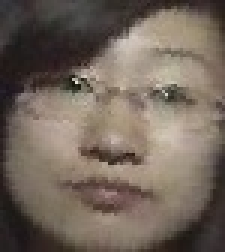
#> input picture facecap/098/67.jpg, 75 x 84 px (shown 3 times larger)
$ python -i image_quality.py   (imports and definitions only)   (older library calls are emulated)
#> lines starting #> are read from the running program, lines starting #| are printed output that depends on the picture
#> further down, picture is the input picture: shape (84, 75, 3); mean B, G, R 91.5, 102.4, 114.9
"""Image quality assessment utilities for face recognition."""

import cv2
import numpy as np
from typing import Dict, Tuple, Union
from PIL import Image


class ImageQualityAssessor:
    """Assess image quality for face recognition."""

    # [233 lines left out: functions __init__, assess_sharpness, assess_brightness, assess_contrast, assess_face_size, assess_pose and 2 more, not called in this run]


def enhance_image_quality(image: np.ndarray) -> np.ndarray:
    """
    Apply basic image enhancement techniques.

    Args:
        image: Input image

    Returns:
        Enhanced image
    """
    enhanced = image.copy()

    # Convert to LAB color space for better processing
    if len(enhanced.shape) == 3:
        lab = cv2.cvtColor(enhanced, cv2.COLOR_BGR2LAB)
#> lab: shape (84, 75, 3); mean of channels 0, 1, 2 110.8, 131.1, 135.8
        l_channel, a_channel, b_channel = cv2.split(lab)
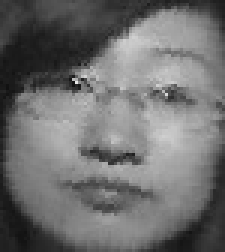
#> l_channel: shape (84, 75) (shown 3 times larger); min 17, max 231, mean 110.8
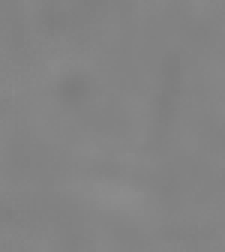
#> a_channel: shape (84, 75) (shown 3 times larger); min 124, max 140, mean 131.1

        # Apply CLAHE (Contrast Limited Adaptive Histogram Equalization) to L channel
        clahe = cv2.createCLAHE(clipLimit=2.0, tileGridSize=(8, 8))
        l_channel = clahe.apply(l_channel)
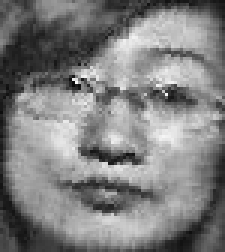
#> l_channel: shape (84, 75) (shown 3 times larger); min 9, max 250, mean 127.4

        # Merge channels and convert back to BGR
        enhanced = cv2.merge([l_channel, a_channel, b_channel])
#> enhanced: shape (84, 75, 3); mean of channels 0, 1, 2 127.4, 131.1, 135.8
        enhanced = cv2.cvtColor(enhanced, cv2.COLOR_LAB2BGR)
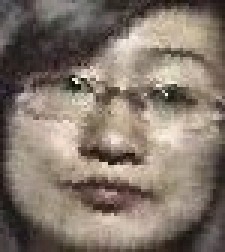
#> enhanced: shape (84, 75, 3) (shown 3 times larger); mean B, G, R 107.7, 118.9, 131.7
    else:
        # For grayscale images, apply CLAHE directly
        clahe = cv2.createCLAHE(clipLimit=2.0, tileGridSize=(8, 8))
        enhanced = clahe.apply(enhanced)

    # Apply slight Gaussian blur to reduce noise
    enhanced = cv2.GaussianBlur(enhanced, (3, 3), 0.5)

    return enhanced


# [39 lines left out: function detect_motion_blur, not called in this run]

>>> import cv2
>>> picture = cv2.imread('../../../facecap/098/67.jpg')
>>> result = enhance_image_quality(picture)
